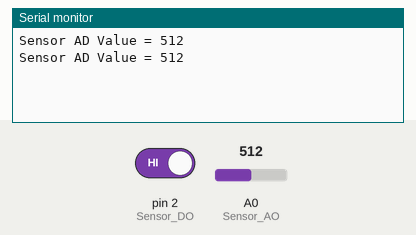
Simulated run of this sketch. Board: Arduino Uno, built with avr-gcc and run on an emulated ATmega328P. On the bench: the last lines printed to the serial monitor. The test bench sets the inputs (shaded band); at power-on: pin 2 (Sensor_DO) HIGH, A0 (Sensor_AO) = 512.

Above: at 1.8 s.
1.9 s: pin 2 (Sensor_DO) driven LOW
At 2.8 s:
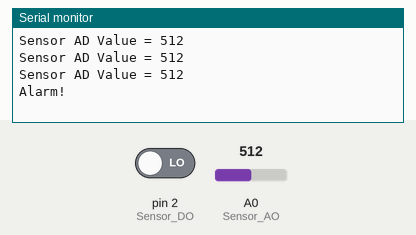
4.5 s: A0 (Sensor_AO) set to 716
At 5.8 s:
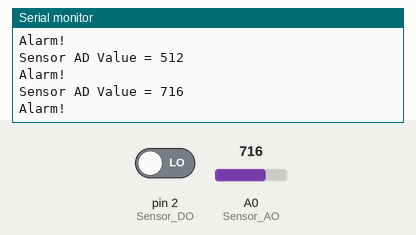
6.0 s: A0 (Sensor_AO) set to 900
At 6.6 s:
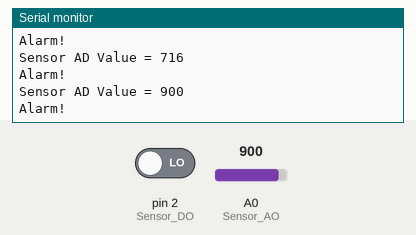
Timing chart, 0 to 9.0 s (numbered marks = the images above; inputs shaded):
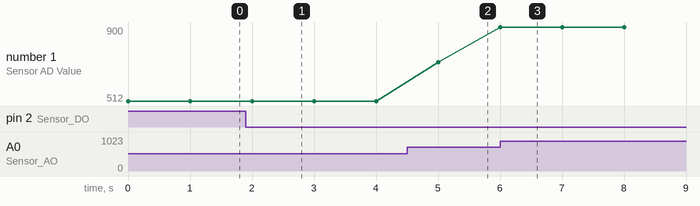

The sketch:

11-MQ-2.ino
```cpp
/*
   MQ-2烟雾传感器的使用
*/

#include <Arduino.h>

#define Sensor_AO A0
#define Sensor_DO 2

unsigned int sensorValue = 0;

void setup()
{
  pinMode(Sensor_DO, INPUT);
  Serial.begin(9600);
}

void loop()
{
  sensorValue = analogRead(Sensor_AO);
  Serial.print("Sensor AD Value = ");
  Serial.println(sensorValue);

  if (digitalRead(Sensor_DO) == LOW)
  {
    Serial.println("Alarm!");
  }
  delay(1000);
}
```

Measured:
- after the input at 1.9 s, the serial monitor: prints a new line after 0.13 s (image 1)
- after the input at 4.5 s, the serial monitor: prints a new line after 0.50 s (image 2)
- after the input at 6.0 s, the serial monitor: prints a new line at once (image 3)
- plotted number 1: 512 → 716 after the input at 4.5 s, 716 → 900 after the input at 6.0 s
